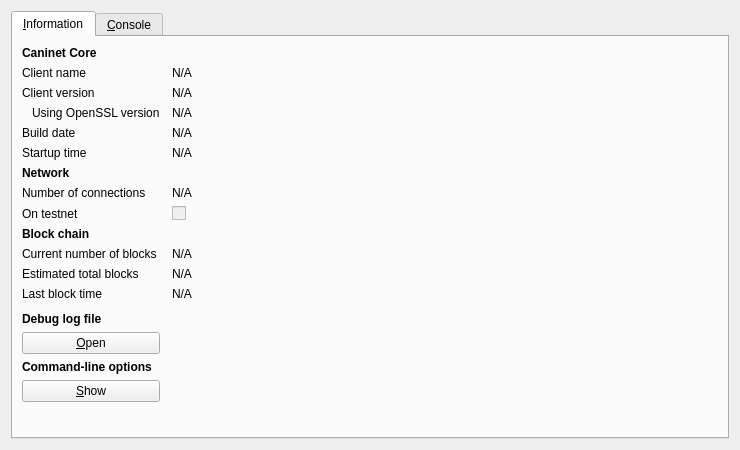
<?xml version="1.0" encoding="UTF-8"?>
<ui version="4.0">
 <class>RPCConsole</class>
 <widget class="QDialog" name="RPCConsole">
  <property name="geometry">
   <rect>
    <x>0</x>
    <y>0</y>
    <width>740</width>
    <height>450</height>
   </rect>
  </property>
  <property name="windowTitle">
   <string>Caninet - Debug window</string>
  </property>
  <layout class="QVBoxLayout" name="verticalLayout_2">
   <item>
    <widget class="QTabWidget" name="tabWidget">
     <property name="currentIndex">
      <number>0</number>
     </property>
     <widget class="QWidget" name="tab_info">
      <attribute name="title">
       <string>&amp;Information</string>
      </attribute>
      <layout class="QGridLayout" name="gridLayout" columnstretch="0,1">
       <property name="horizontalSpacing">
        <number>12</number>
       </property>
       <item row="0" column="0">
        <widget class="QLabel" name="label_9">
         <property name="font">
          <font>
           <weight>75</weight>
           <bold>true</bold>
          </font>
         </property>
         <property name="text">
          <string>Caninet Core</string>
         </property>
        </widget>
       </item>
       <item row="1" column="0">
        <widget class="QLabel" name="label_5">
         <property name="text">
          <string>Client name</string>
         </property>
        </widget>
       </item>
       <item row="1" column="1">
        <widget class="QLabel" name="clientName">
         <property name="cursor">
          <cursorShape>IBeamCursor</cursorShape>
         </property>
         <property name="text">
          <string>N/A</string>
         </property>
         <property name="textFormat">
          <enum>Qt::PlainText</enum>
         </property>
         <property name="textInteractionFlags">
          <set>Qt::LinksAccessibleByMouse|Qt::TextSelectableByKeyboard|Qt::TextSelectableByMouse</set>
         </property>
        </widget>
       </item>
       <item row="2" column="0">
        <widget class="QLabel" name="label_6">
         <property name="text">
          <string>Client version</string>
         </property>
        </widget>
       </item>
       <item row="2" column="1">
        <widget class="QLabel" name="clientVersion">
         <property name="cursor">
          <cursorShape>IBeamCursor</cursorShape>
         </property>
         <property name="text">
          <string>N/A</string>
         </property>
         <property name="textFormat">
          <enum>Qt::PlainText</enum>
         </property>
         <property name="textInteractionFlags">
          <set>Qt::LinksAccessibleByMouse|Qt::TextSelectableByKeyboard|Qt::TextSelectableByMouse</set>
         </property>
        </widget>
       </item>
       <item row="3" column="0">
        <widget class="QLabel" name="label_14">
         <property name="text">
          <string>Using OpenSSL version</string>
         </property>
         <property name="indent">
          <number>10</number>
         </property>
        </widget>
       </item>
       <item row="3" column="1">
        <widget class="QLabel" name="openSSLVersion">
         <property name="cursor">
          <cursorShape>IBeamCursor</cursorShape>
         </property>
         <property name="text">
          <string>N/A</string>
         </property>
         <property name="textFormat">
          <enum>Qt::PlainText</enum>
         </property>
         <property name="textInteractionFlags">
          <set>Qt::LinksAccessibleByMouse|Qt::TextSelectableByKeyboard|Qt::TextSelectableByMouse</set>
         </property>
        </widget>
       </item>
       <item row="4" column="0">
        <widget class="QLabel" name="label_12">
         <property name="text">
          <string>Build date</string>
         </property>
        </widget>
       </item>
       <item row="4" column="1">
        <widget class="QLabel" name="buildDate">
         <property name="cursor">
          <cursorShape>IBeamCursor</cursorShape>
         </property>
         <property name="text">
          <string>N/A</string>
         </property>
         <property name="textFormat">
          <enum>Qt::PlainText</enum>
         </property>
         <property name="textInteractionFlags">
          <set>Qt::LinksAccessibleByMouse|Qt::TextSelectableByKeyboard|Qt::TextSelectableByMouse</set>
         </property>
        </widget>
       </item>
       <item row="5" column="0">
        <widget class="QLabel" name="label_13">
         <property name="text">
          <string>Startup time</string>
         </property>
        </widget>
       </item>
       <item row="5" column="1">
        <widget class="QLabel" name="startupTime">
         <property name="cursor">
          <cursorShape>IBeamCursor</cursorShape>
         </property>
         <property name="text">
          <string>N/A</string>
         </property>
         <property name="textFormat">
          <enum>Qt::PlainText</enum>
         </property>
         <property name="textInteractionFlags">
          <set>Qt::LinksAccessibleByMouse|Qt::TextSelectableByKeyboard|Qt::TextSelectableByMouse</set>
         </property>
        </widget>
       </item>
       <item row="6" column="0">
        <widget class="QLabel" name="label_11">
         <property name="font">
          <font>
           <weight>75</weight>
           <bold>true</bold>
          </font>
         </property>
         <property name="text">
          <string>Network</string>
         </property>
        </widget>
       </item>
       <item row="7" column="0">
        <widget class="QLabel" name="label_7">
         <property name="text">
          <string>Number of connections</string>
         </property>
        </widget>
       </item>
       <item row="7" column="1">
        <widget class="QLabel" name="numberOfConnections">
         <property name="cursor">
          <cursorShape>IBeamCursor</cursorShape>
         </property>
         <property name="text">
          <string>N/A</string>
         </property>
         <property name="textFormat">
          <enum>Qt::PlainText</enum>
         </property>
         <property name="textInteractionFlags">
          <set>Qt::LinksAccessibleByMouse|Qt::TextSelectableByKeyboard|Qt::TextSelectableByMouse</set>
         </property>
        </widget>
       </item>
       <item row="8" column="0">
        <widget class="QLabel" name="label_8">
         <property name="text">
          <string>On testnet</string>
         </property>
        </widget>
       </item>
       <item row="8" column="1">
        <widget class="QCheckBox" name="isTestNet">
         <property name="enabled">
          <bool>false</bool>
         </property>
         <property name="text">
          <string/>
         </property>
        </widget>
       </item>
       <item row="9" column="0">
        <widget class="QLabel" name="label_10">
         <property name="font">
          <font>
           <weight>75</weight>
           <bold>true</bold>
          </font>
         </property>
         <property name="text">
          <string>Block chain</string>
         </property>
        </widget>
       </item>
       <item row="10" column="0">
        <widget class="QLabel" name="label_3">
         <property name="text">
          <string>Current number of blocks</string>
         </property>
        </widget>
       </item>
       <item row="10" column="1">
        <widget class="QLabel" name="numberOfBlocks">
         <property name="cursor">
          <cursorShape>IBeamCursor</cursorShape>
         </property>
         <property name="text">
          <string>N/A</string>
         </property>
         <property name="textFormat">
          <enum>Qt::PlainText</enum>
         </property>
         <property name="textInteractionFlags">
          <set>Qt::LinksAccessibleByMouse|Qt::TextSelectableByKeyboard|Qt::TextSelectableByMouse</set>
         </property>
        </widget>
       </item>
       <item row="11" column="0">
        <widget class="QLabel" name="label_4">
         <property name="text">
          <string>Estimated total blocks</string>
         </property>
        </widget>
       </item>
       <item row="11" column="1">
        <widget class="QLabel" name="totalBlocks">
         <property name="cursor">
          <cursorShape>IBeamCursor</cursorShape>
         </property>
         <property name="text">
          <string>N/A</string>
         </property>
         <property name="textFormat">
          <enum>Qt::PlainText</enum>
         </property>
         <property name="textInteractionFlags">
          <set>Qt::LinksAccessibleByMouse|Qt::TextSelectableByKeyboard|Qt::TextSelectableByMouse</set>
         </property>
        </widget>
       </item>
       <item row="12" column="0">
        <widget class="QLabel" name="label_2">
         <property name="text">
          <string>Last block time</string>
         </property>
        </widget>
       </item>
       <item row="12" column="1">
        <widget class="QLabel" name="lastBlockTime">
         <property name="cursor">
          <cursorShape>IBeamCursor</cursorShape>
         </property>
         <property name="text">
          <string>N/A</string>
         </property>
         <property name="textFormat">
          <enum>Qt::PlainText</enum>
         </property>
         <property name="textInteractionFlags">
          <set>Qt::LinksAccessibleByMouse|Qt::TextSelectableByKeyboard|Qt::TextSelectableByMouse</set>
         </property>
        </widget>
       </item>
       <item row="13" column="0">
        <spacer name="verticalSpacer_2">
         <property name="orientation">
          <enum>Qt::Vertical</enum>
         </property>
         <property name="sizeHint" stdset="0">
          <size>
           <width>20</width>
           <height>20</height>
          </size>
         </property>
        </spacer>
       </item>
       <item row="14" column="0">
        <widget class="QLabel" name="labelDebugLogfile">
         <property name="font">
          <font>
           <weight>75</weight>
           <bold>true</bold>
          </font>
         </property>
         <property name="text">
          <string>Debug log file</string>
         </property>
        </widget>
       </item>
       <item row="15" column="0">
        <widget class="QPushButton" name="openDebugLogfileButton">
         <property name="toolTip">
          <string>Open the Caninet debug log file from the current data directory. This can take a few seconds for large log files.</string>
         </property>
         <property name="text">
          <string>&amp;Open</string>
         </property>
         <property name="autoDefault">
          <bool>false</bool>
         </property>
        </widget>
       </item>
       <item row="16" column="0">
        <widget class="QLabel" name="labelCLOptions">
         <property name="font">
          <font>
           <weight>75</weight>
           <bold>true</bold>
          </font>
         </property>
         <property name="text">
          <string>Command-line options</string>
         </property>
        </widget>
       </item>
       <item row="17" column="0">
        <widget class="QPushButton" name="showCLOptionsButton">
         <property name="toolTip">
          <string>Show the Caninet-Qt help message to get a list with possible Caninet command-line options.</string>
         </property>
         <property name="text">
          <string>&amp;Show</string>
         </property>
         <property name="autoDefault">
          <bool>false</bool>
         </property>
        </widget>
       </item>
       <item row="18" column="0">
        <spacer name="verticalSpacer">
         <property name="orientation">
          <enum>Qt::Vertical</enum>
         </property>
         <property name="sizeHint" stdset="0">
          <size>
           <width>20</width>
           <height>40</height>
          </size>
         </property>
        </spacer>
       </item>
      </layout>
     </widget>
     <widget class="QWidget" name="tab_console">
      <attribute name="title">
       <string>&amp;Console</string>
      </attribute>
      <layout class="QVBoxLayout" name="verticalLayout_3">
       <property name="spacing">
        <number>3</number>
       </property>
       <item>
        <widget class="QTextEdit" name="messagesWidget">
         <property name="minimumSize">
          <size>
           <width>0</width>
           <height>100</height>
          </size>
         </property>
         <property name="readOnly">
          <bool>true</bool>
         </property>
         <property name="tabKeyNavigation" stdset="0">
          <bool>false</bool>
         </property>
         <property name="columnCount" stdset="0">
          <number>2</number>
         </property>
        </widget>
       </item>
       <item>
        <layout class="QHBoxLayout" name="horizontalLayout">
         <property name="spacing">
          <number>3</number>
         </property>
         <item>
          <widget class="QLabel" name="label">
           <property name="text">
            <string notr="true">&gt;</string>
           </property>
          </widget>
         </item>
         <item>
          <widget class="QLineEdit" name="lineEdit"/>
         </item>
         <item>
          <widget class="QPushButton" name="clearButton">
           <property name="maximumSize">
            <size>
             <width>24</width>
             <height>24</height>
            </size>
           </property>
           <property name="toolTip">
            <string>Clear console</string>
           </property>
           <property name="text">
            <string/>
           </property>
           <property name="icon">
            <iconset resource="../bitcoin.qrc">
             <normaloff>:/icons/remove</normaloff>:/icons/remove</iconset>
           </property>
           <property name="shortcut">
            <string notr="true">Ctrl+L</string>
           </property>
           <property name="autoDefault">
            <bool>false</bool>
           </property>
          </widget>
         </item>
        </layout>
       </item>
      </layout>
     </widget>
    </widget>
   </item>
  </layout>
 </widget>
 <resources>
  <include location="../bitcoin.qrc"/>
 </resources>
 <connections/>
</ui>
